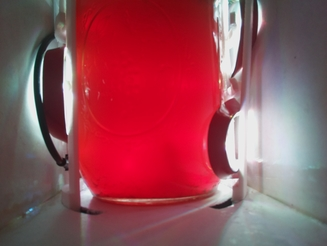
#> input picture kombuchasmall1.jpg, 327 x 246 px
$ python visColors.py
#> lines starting #> are read from the running program, lines starting #| are printed output that depends on the picture
#!/usr/bin/python
#original file from MarkSolters/rainbow-vision on github.com

import numpy as np
import mpl_toolkits.mplot3d.axes3d as p3
import matplotlib.pyplot as plt
import colorsys
from PIL import Image

# (1) Import the files to be analyzed!
##we noticed the readings were inconsistent between images of the same batch
##but were more consistent when averaged between three images
img_file1 = Image.open("kombuchasmall1.jpg")
#> img_file1 is the input picture: PIL image 327x246 RGB; mean R, G, B 147.6, 76.8, 87.2
img1 = img_file1.load()

img_file2 = Image.open("kombuchasmall2.jpg")
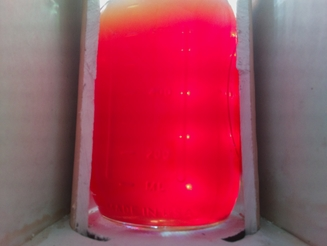
#> input picture kombuchasmall2.jpg, 327 x 246 px
#> img_file2 is the input picture: PIL image 327x246 RGB; mean R, G, B 160.9, 69.1, 87.8
img2 = img_file2.load()

img_file3 = Image.open("kombuchasmall3.jpg")
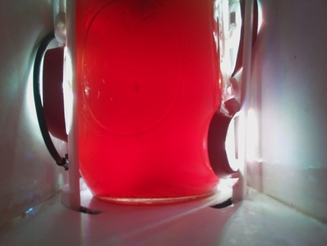
#> input picture kombuchasmall3.jpg, 327 x 246 px
#> img_file3 is the input picture: PIL image 327x246 RGB; mean R, G, B 148.5, 76.2, 86.4
img3 = img_file3.load()

img_list = [img1, img2, img3]
trial_avg = [0, 0, 0]
##the process for one image is from open source code and edited to accomodate three images
# (2) Construct a blank matrix representing the pixels in the image
for img in img_list:
  [xs, ys] = img_file1.size #all images are the same size
  max_intensity = 100
  hues = {}

# (3) Examine each pixel in the image file
  for x in xrange(0, xs):
    for y in xrange(0, ys):
    # ( )  Get the RGB color of the pixel
      [r, g, b] = img[x, y]

    # ( )  Normalize pixel color values
    # r /= 255.0
    # g /= 255.0
    # b /= 255.0

    # ( )  Convert RGB color to HSV
      [h, s, v] = colorsys.rgb_to_hsv(r, g, b)
      if h not in hues:
        hues[h] = {}
        if v not in hues[h]:
          hues[h][v] = 1
        else:
          if hues[h][v] < max_intensity:
            hues[h][v] += 1

# print(hues)
# ( )   Decompose the hues tree into a set of dimensional arrays we can use with matplotlib
  h_ = []
  v_ = []
  i = []
  colours = []

  for h in hues:
    for v in hues[h]:
      h_.append(h)
      v_.append(v)
      i.append(hues[h][v])
      [r, g, b] = colorsys.hsv_to_rgb(h, 1, v)
      colours.append([r, g, b])

#NOT FROM SOURCE CODE

  colorCeiling = len(colours)

# you can modify these value for whatever given range that you want
##right not we are taking the middle third of the image
  colorMin = colorCeiling / 3
  colorMax = 2 * colorCeiling / 3
  colorRange = colorMax - colorMin

  avgR = 0
  avgG = 0
  avgB = 0

# sum of RGB values for a specified range
  for i in range(colorCeiling):
    if colorMin <= i <= colorMax:
      avgR += colours[i][0]
      avgG += colours[i][1]
      avgB += colours[i][2]


#find the average RGB value for a given section and write it to your input file
  if (colorRange != 0) :
    avgRGB = [avgR / colorRange, avgG / colorRange, avgB / colorRange]
  else:
    avgRGB = colours[0]

#store the total RGB averages as 1/3 of the average for each of the three images
  trial_avg[0] = trial_avg[0] + avgRGB[0]/3
  trial_avg[1] = trial_avg[1] + avgRGB[1]/3
  trial_avg[2] = trial_avg[2] + avgRGB[2]/3
#> this loop made 3 passes
#> (colorCeiling, colorMin, colorMax, colorRange, avgRGB) on passes 1 to 3: (1921, 640.3, 1280.7, 640.3, [183.6, 1.24, 19.73]), (3242, 1080.7, 2161.3, 1080.7, [199.8, 18.77, 35.3]), (1797, 599, 1198, 599, [178.9, 1.8, 18.82])
#> after the loop, trial_avg = [187.4, 7.27, 24.62]

Rstr = "%.3f" % trial_avg[0]
#> Rstr = '187.427'
Gstr = "%.3f" % trial_avg[1]
#> Gstr = '7.271'
Bstr = "%.3f" % trial_avg[2]
#> Bstr = '24.615'
#RGBString = '|'+str(trial_avg[0])+'|'+str(trial_avg[1])+'|'+str(trial_avg[2])+'\n'
RGBString = '|'+Rstr+'|'+Gstr+'|'+Bstr+'\n'


# Append to input file
import datetime
import time

#get the current time without microseconds
t = datetime.datetime.now().replace(microsecond=0)
dt = str(t) #string of M-D-Y time format
t1 = t.timetuple()
dec_time = time.mktime(t1)
batchtime = str(dec_time) #time as a number of seconds for graphing purposes
timeString = dt+'|'+batchtime
##time_tuple = datetime.datetime.strptime(time, "%Y-%m-%d %H:%M:%S")
##print(time_tuple)

#write the time stamp, graphable time, and  RGB values to colorsLog.txt
with open("colorsLog.txt", "a") as myfile:
  myfile.write(timeString)
  myfile.write(RGBString)
